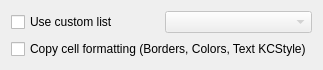
<?xml version="1.0" encoding="UTF-8"?>
<ui version="4.0">
 <author>Stefan Nikolaus &lt;stefan.nikolaus@kdemail.net&gt;</author>
 <comment>This file is part of the KDE project.
Copyright 2010 Stefan Nikolaus &lt;stefan.nikolaus@kdemail.net&gt;

This program is free software; you can redistribute it and/or modify
it under the terms of the GNU General Public License as published by
the Free Software Foundation; either version 2 of the License, or
(at your option) any later version.

This program is distributed in the hope that it will be useful,
but WITHOUT ANY WARRANTY; without even the implied warranty of
MERCHANTABILITY or FITNESS FOR A PARTICULAR PURPOSE.  See the
GNU General Public License for more details.

You should have received a copy of the GNU General Public License
along with this program; if not, write to the Free Software
Foundation, Inc., 51 Franklin Street, Fifth Floor, Boston, MA  02110-1301  USA
</comment>
 <class>SortDetailsWidget</class>
 <widget class="QWidget" name="SortDetailsWidget">
  <property name="geometry">
   <rect>
    <x>0</x>
    <y>0</y>
    <width>297</width>
    <height>60</height>
   </rect>
  </property>
  <layout class="QGridLayout" name="gridLayout">
   <item row="0" column="0">
    <widget class="QCheckBox" name="m_useCustomLists">
     <property name="text">
      <string>Use custom list</string>
     </property>
    </widget>
   </item>
   <item row="0" column="1">
    <widget class="KComboBox" name="m_customList">
     <property name="enabled">
      <bool>false</bool>
     </property>
     <property name="maximumSize">
      <size>
       <width>300</width>
       <height>16777215</height>
      </size>
     </property>
    </widget>
   </item>
   <item row="1" column="0" colspan="2">
    <widget class="QCheckBox" name="m_copyLayout">
     <property name="text">
      <string>Copy cell formatting (Borders, Colors, Text KCStyle)</string>
     </property>
    </widget>
   </item>
  </layout>
 </widget>
 <customwidgets>
  <customwidget>
   <class>KComboBox</class>
   <extends>QComboBox</extends>
   <header>kcombobox.h</header>
  </customwidget>
 </customwidgets>
 <resources/>
 <connections>
  <connection>
   <sender>m_useCustomLists</sender>
   <signal>toggled(bool)</signal>
   <receiver>m_customList</receiver>
   <slot>setEnabled(bool)</slot>
   <hints>
    <hint type="sourcelabel">
     <x>75</x>
     <y>16</y>
    </hint>
    <hint type="destinationlabel">
     <x>221</x>
     <y>16</y>
    </hint>
   </hints>
  </connection>
 </connections>
</ui>
